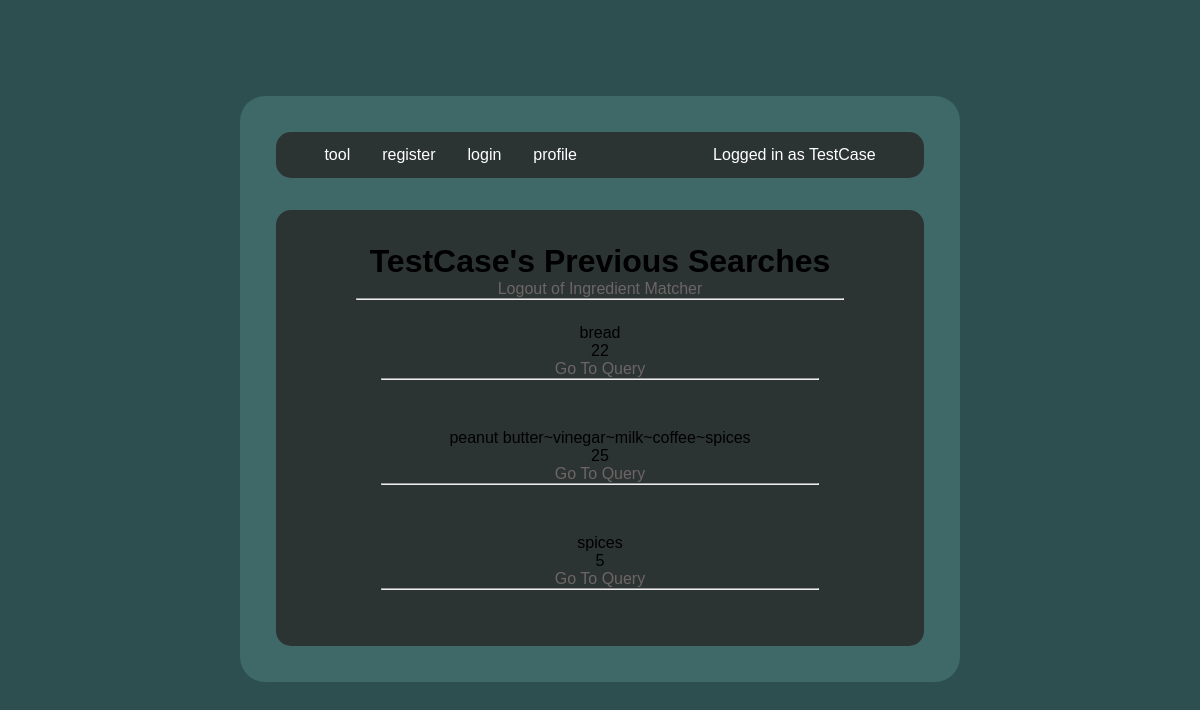
The app's page /accounts/profile/ (signed in), older data.
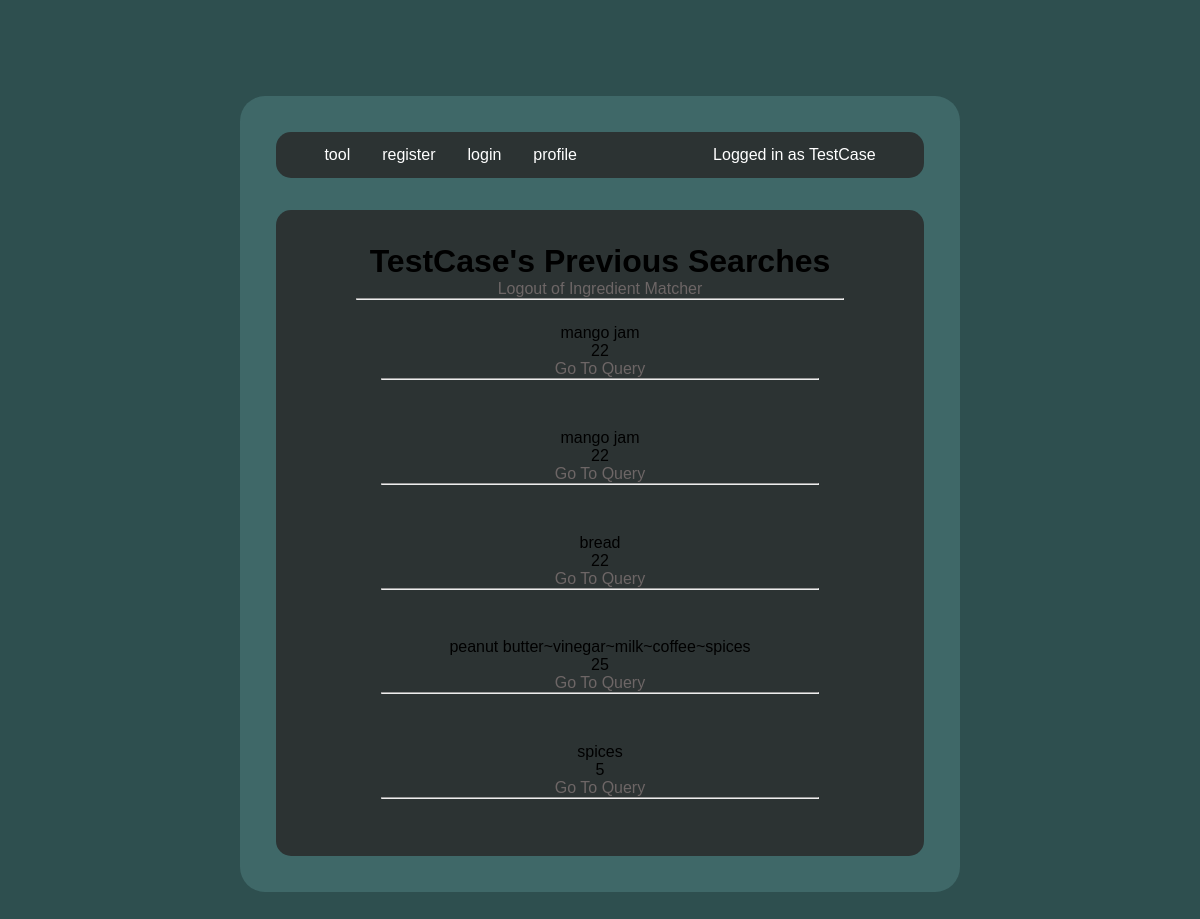
The same page, newer data.
### ingredients/models.py (models this page shows)
class user_queries(models.Model):
    user_id = models.IntegerField()
    ingredients = models.CharField(max_length=40000)
    recipe_count = models.CharField(max_length=3)

### ingredients/views.py (the view)
# urls.py: path('accounts/profile/',views.profile,name="profile")
def profile(request):
    if request.user.is_anonymous:
        return HttpResponseRedirect("/accounts/login")
    else:
        name = request.user
        userdata = user_queries.objects.all().filter(user_id=request.user.id).values()
        userdata=list(userdata)
        userdata.reverse()
        context = {
            "name":name,
            "userdata":userdata
        }
        return render(request,"registration/profile.html",context=context)

### ingredients/templates/registration/profile.html (shortened to what this page needs)
{% extends 'base_template.html' %}
            {% block basic_form %}
            <form action="" method="post" id="register_f">
                <div style="width:80%;">
                <h1>{{name}}'s Previous Searches</h1> <a href="/accounts/logout" style="text-decoration: none;color:#6d6666;">Logout of Ingredient Matcher </a>
                <br>
                <hr>
                {% for i in userdata %}
                <div style="padding:5%">
                    {{i.ingredients}}
                    <br>
                    {{i.recipe_count}}
                    <br>
                    <a href="/ingredients/output/{{i.ingredients}}/{{i.recipe_count}}" target="_blank" style="text-decoration: none;color:#6d6666;">
                        Go To Query
                    </a>
                    <br><hr>
                </div>
                {% endfor %}
            </div>
            </form>
            {% endblock %}

### ingredients/templates/base_template.html (shortened to what this page needs)
{% load static %}
<html>
    <head>
    <link rel="stylesheet" href="{% static 'stylesheet.css' %}">
    </head>
    <body>
        <div id = "main">
            <div id="bracket">
            <div id = "navbar">
                <div id="nav-left">
                    <ul>
                        <li ><a href="/ingredients" >tool</a></li>
                        <li><a href="/accounts/register" >register</a></li>
                        <li><a href="/accounts/login" >login</a></li>
                        <li><a href="/accounts/profile" >profile</a></li>
                    </ul>
                </div>
                <div id="nav-right">
                    <ul>
                        <li>Logged in as  {{name}}</li>
                    </ul>
                </div>
            </div>
                {% block basic_form %}
                {% endblock %}
            </div>
        </div>
    </body>
</html>

### static/stylesheet.css (style rules this page uses)
* { padding: 0; margin: 0; font-family:'Lucida Sans', 'Lucida Sans Regular', 'Lucida Grande', 'Lucida Sans Unicode', Geneva, Verdana, sans-serif; }
body { background-color: #2E4F4F; }
div#main { padding: 8% 20%; }
div#bracket { padding:5%; background-color: #3f6868; border-radius: 25px; }
div#navbar { background-color: #2C3333; border-radius: 15px; }
div#navbar div#nav-left ul { list-style-type: none; margin: 0; overflow: hidden; }
div#navbar div#nav-left ul li { float: left; text-align: center; }
div#navbar div#nav-left ul li a { display: block; color: white; text-align: center; padding: 14px 16px; text-decoration: none; }
div#navbar div#nav-right ul li { display: block; color: white; text-align: center; padding: 14px 16px; text-decoration: none; }
div#navbar { display: flex; justify-content: space-between; padding: 0 5%; }
#register_f { padding:5% 3%; display: flex; justify-content: center; text-align: center; background-color: #2C3333; border-radius: 15px; margin-top: 5%; }

Row changes from the older to the newer data that the page shows:
added user_queries: ingredients "mango jam", recipe_count "22"
added user_queries: ingredients "mango jam", recipe_count "22"
